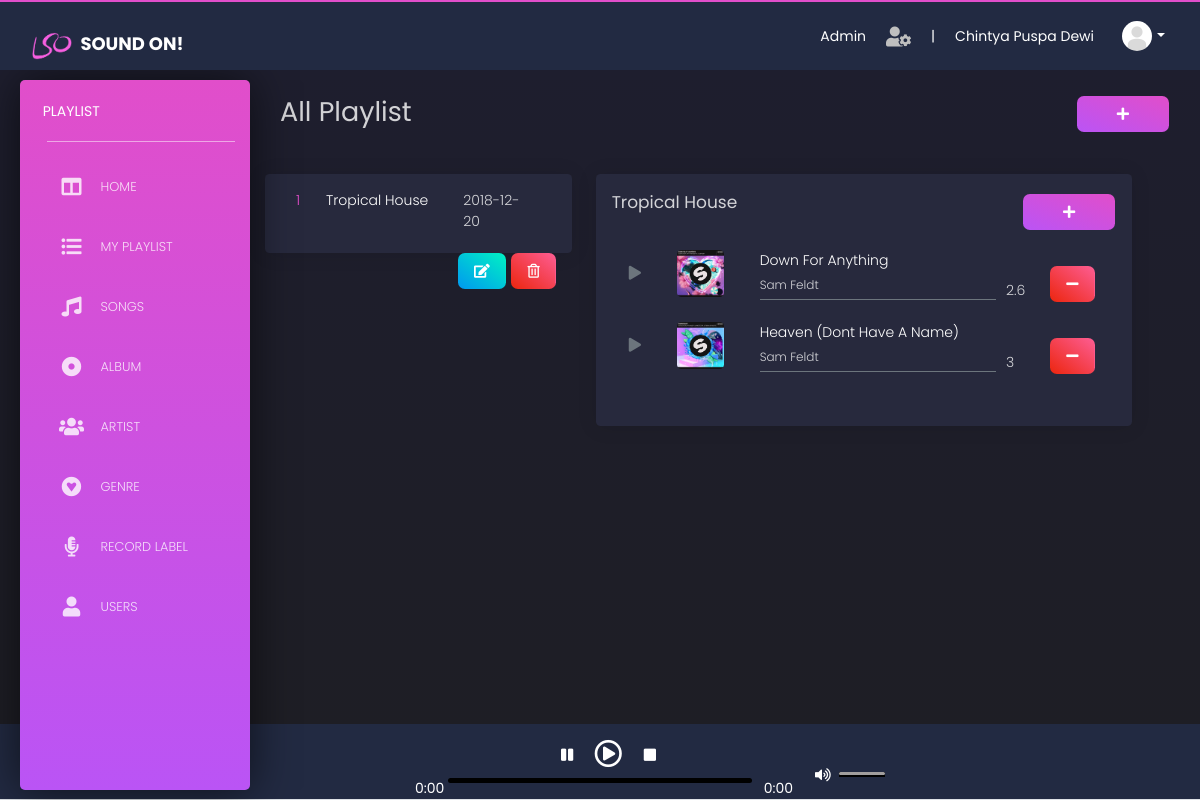
The app's page /content.php?module=playlist&id=1&id_lagu=15 (signed in) with its own data.
### tables this page shows
CREATE TABLE `user` (
  `id_user` int(11) NOT NULL,
  `username` varchar(50) NOT NULL,
  `password` varchar(32) NOT NULL,
  `nama` varchar(50) NOT NULL,
  `email` varchar(50) NOT NULL,
  `foto` varchar(100) NOT NULL DEFAULT 'default.jpg',
  `level` enum('user','label','admin') NOT NULL
);

CREATE TABLE `playlist` (
  `id_playlist` int(11) NOT NULL,
  `id_user` int(11) NOT NULL,
  `nama` varchar(50) NOT NULL,
  `tgl_buat` date NOT NULL
);

CREATE TABLE `detail_playlist` (
  `id_detail` int(11) NOT NULL,
  `id_playlist` int(11) NOT NULL,
  `id_lagu` int(11) NOT NULL
);

CREATE TABLE `lagu` (
  `id_lagu` int(11) NOT NULL,
  `judul` varchar(30) NOT NULL,
  `file` varchar(100) NOT NULL,
  `durasi` float NOT NULL,
  `id_genre` int(11) NOT NULL,
  `tgl_rilis` date NOT NULL,
  `id_album` int(11) DEFAULT '0',
  `id_artis` int(11) NOT NULL,
  `id_label` int(11) NOT NULL,
  `cover` varchar(100) NOT NULL
);

CREATE TABLE `artis` (
  `id_artis` int(11) NOT NULL,
  `nama` varchar(50) NOT NULL,
  `foto` varchar(100) NOT NULL,
  `total_lagu` int(11) NOT NULL,
  `total_album` int(11) NOT NULL,
  `info` varchar(500) NOT NULL,
  `flag` enum('1','0') NOT NULL DEFAULT '1'
);

### tables/playlist.php (the view, shortened to what this page needs)
<?php
$level=$_SESSION["level"];
if($level=="admin" or $level=="label" or $level=="user"){
    $proses='proses/prosesPlaylist.php';
    switch($_GET["act"]){
        default:
            ?>
            <div class="row">
                <div class="col-6">
                    <h2 class="mt-3">All Playlist</h2>
                </div>
                <div class="col-6 text-right">
                    <a href="?module=playlist&act=add" class="btn btn-primary mt-3"><i class="fas fa-plus"></i></a>
                </div>
            </div>
            <div class="row mb-5 pb-3">
                <div class="col-4">
                    <?php
                        $playlist=mysqli_query($con,"select * from playlist where id_user=$_SESSION[id]");
                        if(mysqli_num_rows($playlist)>0){
                            $no=1;
                            while($row=mysqli_fetch_assoc($playlist)){ ?>
                            <a href="?module=playlist&id=<?php echo $row["id_playlist"];?>">
                                <div class="row playlist">
                                    <div class="col-12 card mb-0 mt-3">
                                        <div class="row p-3">
                                            <div class="col-1">
                                                <p class="text-primary"><?php echo $no; ?></p>
                                            </div>
                                            <div class="col-6">
                                                <p class="text-white"><?php echo $row["nama"]; ?></p>
                                            </div>
                                            <div class="col-4">
                                                <p><?php echo $row["tgl_buat"]; ?></p>
                                            </div>
                                        </div>
                                    </div>
                                </div>
                                <div class="row mt-0">
                                    <div class="col-12 text-right">
                                    <a href='?module=playlist&act=edit&id=<?php echo $row["id_playlist"]; ?>' class='btn btn-success pr-3 pl-3 mt-0'><i class="fas fa-edit"></i></a>
                                        <a href="<?php echo $proses; ?>?module=playlist&act=delete&id=<?php echo $row["id_playlist"]; ?>" class='btn btn-danger pl-3 pr-3 mt-0'><i class='far fa-trash-alt'></i></a>
                                    </div>
                                </div>
                            </a>
                            <?php
                            $no++;
                            }
                        }else{
                            ?><div class="col-12 text-center mb-5">Empty</div><?php
                        }
                    ?>
                </div>
                <div class="col-7 ml-4 card p-3 mt-3">
                <?php
                    $playlist=mysqli_query($con,"select * from playlist where id_playlist=$_GET[id]");
                    $Rplaylist=mysqli_fetch_assoc($playlist);
                ?>
                <?php if(mysqli_num_rows($playlist)>0){ ?>
                    <div class="row">
                        <div class="col-6">
                            <h4>
                            <?php
                                echo $Rplaylist["nama"];
                            ?></h4>
                        </div>
                        <div class="col-6 text-right">
                            <a href="?module=playlist&act=addSong&id=<?php echo $Rplaylist["id_playlist"]; ?>" class="btn btn-primary"><i class="fas fa-plus p-0"></i></a>
                        </div>
                    </div>
                    <div class="row">
                        <div class="col-12 p-3">
                        <?php
                            $lagu=mysqli_query($con,"select a.*, b.*, c.nama as artis from detail_playlist a inner join lagu b on a.id_lagu=b.id_lagu inner join artis c on b.id_artis=c.id_artis where a.id_playlist=$_GET[id] order by a.id_detail desc");
                            if(mysqli_num_rows($lagu)>0){
                                while($row=mysqli_fetch_assoc($lagu)){
                                    ?>
                                        <div class="row mb-3">
                                        <a href="?module=playlist&id=<?php echo $_GET["id"]; ?>&id_lagu=<?php echo $row["id_lagu"];?>">
                                            <div class="col-1 mt-3 text-right detailPlay">
                                                <i class="fas fa-play ml-3 text-secondary"></i>
                                            </div>
                                        </a>
                                            <div class="col-2 text-center"><img src="images/cover/<?php echo $row["cover"]; ?>" width="80%">
                                            </div>
                                            <div class="col-6">
                                                <p class="text-white"><?php echo $row["judul"]; ?></p>
                                                <p class="mt-0" style="font-size:12"><?php echo $row["artis"]; ?></p>
                                                <hr class="m-0 border-secondary">
                                            </div>
                                            <div class="col-1 text-left">
                                                <p style="margin-top:30px; margin-left:-20px;"><?php echo $row["durasi"]; ?></p>
                                            </div>
                                            <div class="col-1 pt-3" style="margin-left:-20px;">
                                            <a href="<?php echo $proses.'?module=playlist&act=removeSong&id='.$_GET["id"].'&id_lagu='.$row["id_lagu"]; ?>" class='btn btn-danger pl-3 pr-3 m-0'><i class="fas fa-minus"></i></a>
                                            </div>
                                        </div>
                                    <?php
                                    }
                                }else{
                                ?><div class="col-12 text-center mb-5">Empty</div><?php
                                }
                            ?>
                        </div>
                    </div>
                    <?php } ?>
                </div>
            </div>
            <div class="row">
                <?php include "player.php"; ?>
            </div>
            <?php
                break;
            ?>
            <?php
            }
}else if($level==""){
  ?><script>alert("Log In First");document.location.href="../index.php";</script><?php
}
else{
  ?><script>alert("Access Denied");document.location.href="../logout.php";</script><?php
}

### content.php (shortened to what this page needs)
<?php
include 'config/koneksi.php';
$level=$_SESSION["level"];
if($level=="admin" or $level=="label" or $level=="user"){
    $query1="select * from user where id_user='$_SESSION[id]'";
    $result1 = mysqli_query($con, $query1);
    if(mysqli_num_rows($result1) == 1) {
      $row1 = mysqli_fetch_assoc($result1);
      $namaUser=$row1["nama"];
      $foto=$row1["foto"];
    }
    ?>
    <head>
      <?php include 'header.php'?>
    </head>
    <body class="text-white">
      <div class="main-panel">
        <div class="sidebar">
          <div class="sidebar-wrapper">
            <div class="logo">
              <span class="simple-text logo-normal">
                <?php echo $_GET["module"]; ?>
              </span>
            </div>
            <ul class="nav" style="font-size:18">
              <li>
                <a href="?module=home">
                  <i class="fas fa-columns"></i>
                  <p>Home</p>
                </a>
              </li>
              <li>
                <a href="?module=playlist">
                <i class="fas fa-list-ul"></i>
                  <p>My Playlist</p>
                </a>
              </li>
              <li>
                <a href="?module=lagu">
                <i class="fas fa-music"></i>
                  <p>Songs</p>
                </a>
              </li>
              <li>
                <a href="?module=album">
                <i class="fas fa-dot-circle"></i>
                  <p>Album</p>
                </a>
              </li>
              <li>
                <a href="?module=artis">
                <i class="fas fa-users"></i>
                  <p>Artist</p>
                </a>
              </li>
              <li>
                <a href="?module=genre">
                  <i class="fab fa-gratipay"></i>
                  <p>Genre</p>
                </a>
              </li>
              <li>
                <a href="?module=label">
                <i class="fas fa-microphone-alt"></i>
                  <p>Record Label</p>
                </a>
              </li>
              <?php if($level=="admin"){ ?>
                <li>
                  <a href="?module=user">
                  <i class="fas fa-user"></i>
                    <p>Users</p>
                  </a>
                </li>
              <?php
              }
              ?>
            </ul>
          </div>
        </div>
        <nav class="navbar navbar-expand-lg fixed-top bg-dark">
                <div class="container-fluid m-0 p-0">
                  <div class="navbar-wrapper">
                    <a class="navbar-brand" href="#pablo">
                        <img src="images/logo.png" width="40" height="40" class="d-inline-block align-middle mr-1" alt="">
                        <span style="font-size:18"><b><strong>Sound On!</strong></b></span>
                    </a>
                  </div>
                  <div class="collapse navbar-collapse" id="navigation">
                    <ul class="navbar-nav ml-auto d-flex align-items-center">
                    <?php
                        if($level=="admin"){
                          ?>
                            <li>Admin</li>
                            <li><i class="fas fa-user-cog"></i></li>
                            <li>|</li>
                          <?php
                        }
                      ?>
                      <li><?php echo $namaUser; ?></li>
                      <li class="dropdown">
                        <a href="#" class="dropdown-toggle nav-link" data-toggle="dropdown">
                          <div class="photo d-flex">
                            <img src="images/profil/<?php echo $foto; ?>">
                          </div>
                          <b class="caret d-none d-lg-block d-xl-block"></b>
                        </a>
                      </li>
                    </ul>
                  </div>
                </div>
              </nav>
              <div class="content">
                <div>
                  <?php include 'navigator.php'?>
                </div>
              </div>
          </div>
      </body>
  </html>
<?php
}else if($level==""){
  ?><script>alert("Log In First");document.location.href="index.php";</script><?php
}
else{
  ?><script>alert("Access Denied");document.location.href="logout.php";</script><?php
}

### css/style.css (style rules this page uses)
.sidebar { z-index: 2 !important; }
* { transition: 0.3s; }
.navbar-nav i { color:#bfbfbf; }
.sidebar-wrapper { padding-left: 5% !important; }

### records on screen
user: nama "Chintya Puspa Dewi", foto (placeholder picture)
playlist: nama "Tropical House", tgl_buat "2018-12-20"
detail_playlist: id_lagu.cover (picture), id_lagu.judul "Down For Anything", artis.nama "Sam Feldt", id_lagu.durasi "2.6"
detail_playlist: id_lagu.cover (picture), id_lagu.judul "Heaven (Dont Have A Name)", artis.nama "Sam Feldt", id_lagu.durasi "3"

### other values on screen
$_GET["module"] "PLAYLIST"
